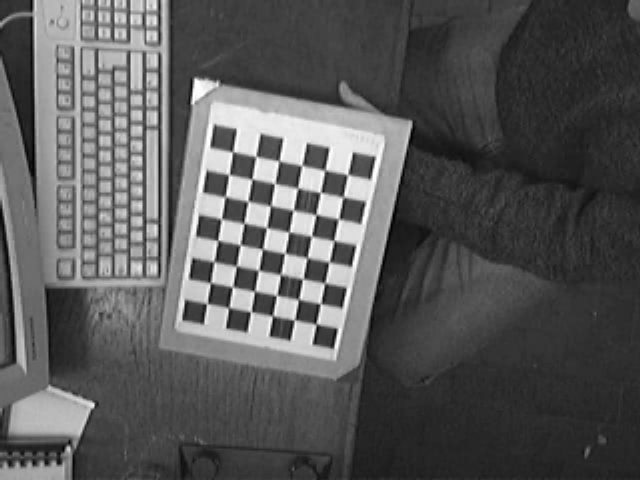
#> input picture imagenes_tp/img_cal_set1/img_cal1.png, 640 x 480 px; its folder holds only this picture in this run
$ jupyter execute --allow-errors 1-calibracion-2-extrinsecos.ipynb
#> lines starting #> are read from the running program, lines starting #| are printed output that depends on the picture; after the words box and inside, x2 and y2 are one past the last pixel; in counts of white or black regions, pixels touching at a corner belong together; long printed decimals are rounded
# Calibración de la Cámara usando OpenCV

## 0. Resumen
1. Patrón
2. Sacar fotos desde diferentes puntos de vista
3. Encontrar esquinas
4. Ecuaciones de proyección patrón->foto

\begin{equation}
s \begin{bmatrix}
u_i \\ v_i \\ 1
\end{bmatrix} =
\begin{bmatrix}
K
\end{bmatrix}
\begin{bmatrix}
R_k | t_k
\end{bmatrix}
\begin{bmatrix}
X_i \\ Y_i \\ Z_i \\ 1
\end{bmatrix}
\end{equation}

K: 5 (o 4) parámetros

R: 5 (o 9) parámetros

t: 3 parámetros

5. Hallar K, R_k, t_k y de yapa los coeficientes de distorsión.
6. Rectificar la imagen
7. Bonus: dibujar en 3D

[cell 1]
import cv2
import numpy as np
import matplotlib.pyplot as plt
import pandas as pd
print("OpenCV version " + cv2.__version__)
print("Numpy version " + np.__version__)

[cell 2]
import glob

import PIL.ExifTags
import PIL.Image

# 1. Calibracion de parametros intrinsecos
## Fotos desde distintos puntos de vista

[cell 3]
calib_fnames = glob.glob('./imagenes_tp/img_cal_set1/*')

mostrar_figuras = True

### Identificación de Esquinas, Encontrar Matriz de Cámara

[cell 4]
size_chess_table = 28

[cell 5]
def table_size():
    # Tamaño del tablero:
    ch_size = (8, 6)

    # Lista de los puntos que vamos a reconocer en el mundo
    # objp={(0,0,0), (1,0,0), (2,0,0) .... }
    # corresponden a las coordenadas en el tablero de ajedrez.
    objp = np.zeros((np.prod(ch_size), 3),  dtype=np.float32)
    objp[:, :2] = np.mgrid[0:ch_size[0], 0:ch_size[1]].T.reshape(-1, 2)
    objp = objp * size_chess_table

    return objp, ch_size

[cell 6]
def calib(calib_fnames):
    # lista de todos los puntos que vamos a recolectar
    obj_points = list()
    img_points = list()
    objp, ch_size = table_size()

    ## Criterio de corte para el proceso iterativo de refinamientoi de esquinas.
    # Parar si iteramos maxCount veces o si las esquinas se mueven menos de epsilon
    maxCount = 30
    epsilon = 0.001
    criteria = (cv2.TERM_CRITERIA_EPS | cv2.TERM_CRITERIA_MAX_ITER, maxCount, epsilon)
    cb_flags = cv2.CALIB_CB_ADAPTIVE_THRESH
    # cb_flags = cv2.CALIB_CB_FAST_CHECK

    #%matplotlib qt

    for image_fname in calib_fnames:
        print("Procesando: " + image_fname , end='... ')
        img = cv2.imread(image_fname)
#> img is the input picture: shape (480, 640, 3); min 0, max 255, mean 88.6
        img_gray = cv2.cvtColor(img, cv2.COLOR_BGR2GRAY) # para subpixel solamente gray
        ret, corners = cv2.findChessboardCorners(img_gray, ch_size, flags=cb_flags)
#> ret = True; corners = 48 rows, first 8: [206.5, 304], [210.2, 282.6], [213.8, 261.6], [217.7, 240.1], [221.3, 218.9], [225.2, 197], [229.1, 174.5], [232.5, 152]
        if ret:
            print('Encontramos esquinas!')
            obj_points.append(objp)
            print('Buscando esquinas en resolución subpixel', end='... ')
            corners_subp = cv2.cornerSubPix(img_gray, corners, (5, 5), (-1, -1), criteria)
#> corners_subp = 48 rows, first 8: [207, 303.5], [210.4, 282.8], [213.7, 261.6], [217.7, 240.3], [221.3, 219.1], [225.2, 196.6], [228.9, 174.7], [232.6, 151.8]
            print('OK!')
            img_points.append(corners_subp)
            cv2.drawChessboardCorners(img, ch_size, corners_subp, ret)
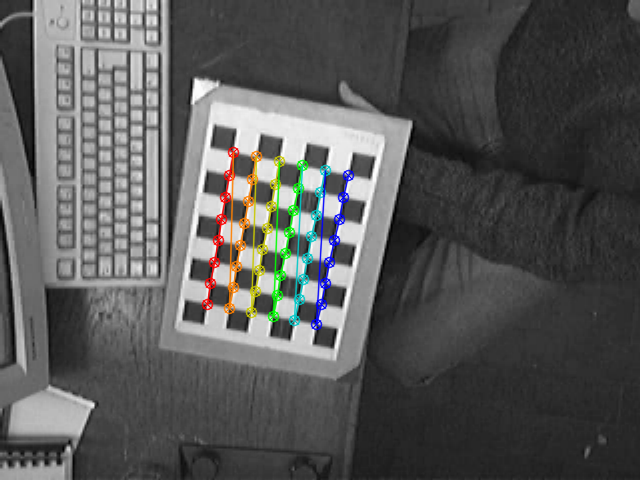
#> img: shape (480, 640, 3); 2.8% of pixels changed, all inside (x1, y1, x2, y2) = (201, 146, 355, 331)
            if mostrar_figuras:
                plt.figure()
                plt.imshow(cv2.cvtColor(img, cv2.COLOR_BGR2RGB))
                plt.show()

    return obj_points, img_points, img_gray, img

[cell 7]
obj_points, img_points, img_gray, img = calib(calib_fnames)
#> obj_points = 1 item; img_points = 1 item

### Eliminar ciertas imagenes

Debido a que en algunos casos la terna encontrada no corresponde a la misma esquina del tablero, para simplificar lo nombro borde lateral balnco mas ancho, se toma la desicion de quitar las images:
- 5,6,7,8,9,10,11

[cell 8]
calib_fnames
#> Out = ['./imagenes_tp/img_cal_set1/img_cal1.png']

[cell 9]
valid_images = [1,2,3,4,12,13,14,15]
calib_fnames_valid = [f'./imagenes_tp/img_cal_set1/img_cal{n}.png' for n in valid_images]

mostrar_figuras = False

#> (the rest of this cell did not finish here and is left out)

## Calibración
Listo con la identificación de puntos, ahora a calibrar

[cell 10]
ret, mtx, dist, rvecs, tvecs = cv2.calibrateCamera(obj_points, img_points,
                                                   img_gray.shape[::-1], None, None,flags=cv2.CALIB_ZERO_TANGENT_DIST)
#> ret = 0.176; mtx = [[1089.5, 0, 313.9], [0, 1127, 241.7], [0, 0, 1]]; dist = [[-0.0223, 10.16, 0, 0, 0.527]]; rvecs = ([0.307, 0.27, -1.36],); tvecs = ([-134.6, 75.06, 1370.9],)

#distCoeffs – Output vector of distortion coefficients
#disotorsion tangencial p1=0,p2=0, puedo hacer cero a k2 y k3
dist[0][1]=0
dist[0][4]=0


print('Camera Matrix = ')
print(mtx)
#| [[1.08945309e+03 0.00000000e+00 3.13919507e+02]
#|  [0.00000000e+00 1.12698177e+03 2.41680463e+02]
#|  [0.00000000e+00 0.00000000e+00 1.00000000e+00]]
print('Distortion Coefficients = ')
print(dist)
#| [[-0.02225  0.          0.          0.          0.        ]]

### SET 1:

Camera Matrix =
[[812.39918072   0.         316.72937723]
 [  0.         812.72585687 247.34172435]
 [  0.           0.           1.        ]]
Distortion Coefficients =
[[0.02524597 0.         0.         0.         0.        ]]

[cell 11]
pd.DataFrame(mtx).to_csv("./save_data/camara_matrix.csv", index=False)
pd.DataFrame(dist).to_csv("./save_data/dist_coefficients.csv", index=False)

# 2. Calibrar Parametros Extrinsecos

[cell 12]
calib_fnames_extr = glob.glob('./imagenes_tp/img_bloques/imgCalExtr.png')

[cell 13]
obj_points_extr, img_points_extr, img_gray_extr, img = calib(calib_fnames_extr)
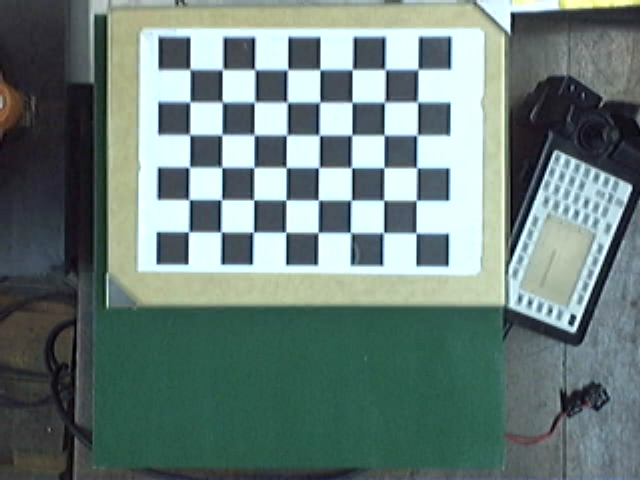
#> input picture imagenes_tp/img_bloques/imgCalExtr.png, 640 x 480 px
#> in calib, img is the input picture: shape (480, 640, 3); mean B, G, R 122.2, 126.7, 106.9
#> in calib (call 3), `img_gray = cv2.cvtColor(img, cv2.COLOR_BGR2GRAY)`:
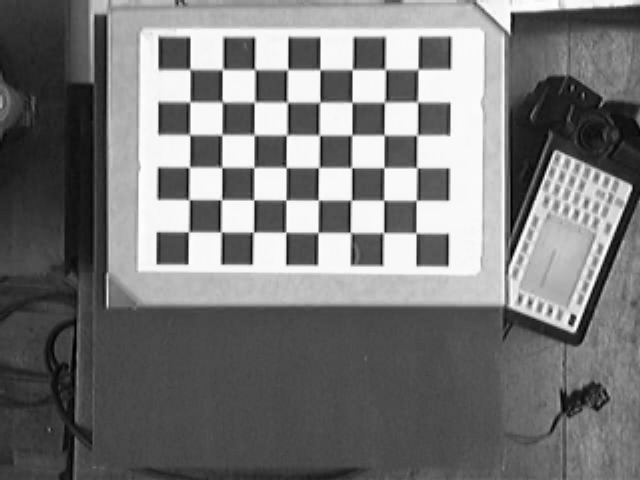
#> img_gray: shape (480, 640); min 0, max 255, mean 120.2
#> in calib (call 3), `ret, corners = cv2.findChessboardCorners(img_gray, ch_size, flags=cb_f..`: corners = 48 rows, first 8: [189.5, 69.18], [223.4, 68.57], [254.4, 69.31], [288.2, 69.42], [320.1, 69.71], [352, 69.86], [385.5, 69.92], [418.4, 68.91]
#> in calib (call 3), `corners_subp = cv2.cornerSubPix(img_gray, corners, (5, 5), (-1, -1), c..`: corners_subp = 48 rows, first 8: [189.8, 69.23], [222.5, 69.33], [254.7, 69.49], [287.7, 69.57], [320, 69.66], [352.2, 69.58], [385.1, 69.39], [418.1, 69.28]
#> in calib (call 3), `cv2.drawChessboardCorners(img, ch_size, corners_subp, ret)`:
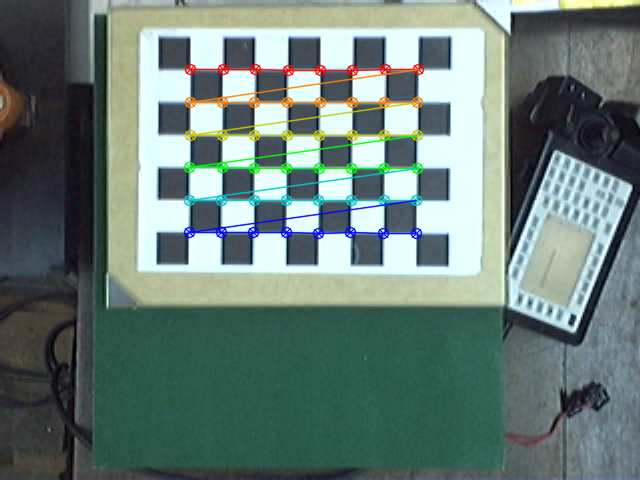
#> img: shape (480, 640, 3); 3.62% of pixels changed, all inside (x1, y1, x2, y2) = (183, 63, 425, 240)
#> obj_points_extr = 1 item; img_points_extr = 1 item

[cell 14]
ret_extr, rvecs_extr, tvecs_extr  = cv2.solvePnP(
    obj_points_extr[0],
    img_points_extr[0],
    mtx,
    dist,
    useExtrinsicGuess=False
)
#> ret_extr = True; rvecs_extr = [-0.15, 0.0253, 0.00626]; tvecs_extr = [-107, -145.7, 953.7]

#Converts a rotation matrix to a rotation vector
rotation = cv2.Rodrigues(rvecs_extr)[0]
#> rotation = [[1, -0.00814, 0.0247], [0.00434, 0.989, 0.15], [-0.0257, -0.15, 0.988]]

print('Rotation = ', rotation)
#| Rotation =  [[ 0.9997 -0.008137  0.02474]
#|  [ 0.004338  0.9887   0.1499]
#|  [-0.02568 -0.1498  0.9884]]
print('Translation = ', tvecs_extr)
#| Translation =  [[-107.010]
#|  [-145.660]
#|  [ 953.743]]
